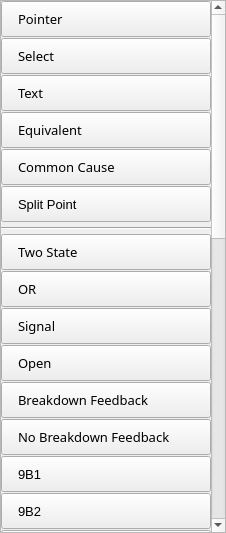
<?xml version="1.0" encoding="UTF-8"?>
<ui version="4.0">
 <class>ToolboxGOMarkov</class>
 <widget class="QWidget" name="ToolboxGOMarkov">
  <property name="geometry">
   <rect>
    <x>0</x>
    <y>0</y>
    <width>226</width>
    <height>533</height>
   </rect>
  </property>
  <property name="windowTitle">
   <string>Form</string>
  </property>
  <layout class="QVBoxLayout" name="verticalLayout">
   <property name="spacing">
    <number>0</number>
   </property>
   <property name="leftMargin">
    <number>0</number>
   </property>
   <property name="topMargin">
    <number>0</number>
   </property>
   <property name="rightMargin">
    <number>0</number>
   </property>
   <property name="bottomMargin">
    <number>0</number>
   </property>
   <item>
    <widget class="QScrollArea" name="scrollArea">
     <property name="widgetResizable">
      <bool>true</bool>
     </property>
     <widget class="QWidget" name="scrollAreaWidgetContents">
      <property name="geometry">
       <rect>
        <x>0</x>
        <y>-680</y>
        <width>238</width>
        <height>1194</height>
       </rect>
      </property>
      <layout class="QVBoxLayout" name="verticalLayout_2">
       <property name="spacing">
        <number>1</number>
       </property>
       <property name="leftMargin">
        <number>0</number>
       </property>
       <property name="topMargin">
        <number>0</number>
       </property>
       <property name="rightMargin">
        <number>0</number>
       </property>
       <property name="bottomMargin">
        <number>0</number>
       </property>
       <item>
        <widget class="QPushButton" name="buttonPointer">
         <property name="sizePolicy">
          <sizepolicy hsizetype="Minimum" vsizetype="Expanding">
           <horstretch>0</horstretch>
           <verstretch>0</verstretch>
          </sizepolicy>
         </property>
         <property name="minimumSize">
          <size>
           <width>0</width>
           <height>36</height>
          </size>
         </property>
         <property name="font">
          <font>
           <family>微软雅黑</family>
           <pointsize>10</pointsize>
           <weight>50</weight>
           <bold>false</bold>
           <stylestrategy>PreferAntialias</stylestrategy>
          </font>
         </property>
         <property name="toolTip">
          <string/>
         </property>
         <property name="styleSheet">
          <string notr="true">text-align: left;
padding-left: 16px;
background-color: linear-gradient(rgb(234, 234, 234), rgb(218, 218, 218));
border-color: rgb(204, 204, 204) rgb(204, 204, 204) rgb(181, 181, 181);
</string>
         </property>
         <property name="text">
          <string>Pointer</string>
         </property>
         <property name="icon">
          <iconset resource="../resource.qrc">
           <normaloff>:/icon/resource/image/tool_pointer.png</normaloff>:/icon/resource/image/tool_pointer.png</iconset>
         </property>
         <property name="iconSize">
          <size>
           <width>24</width>
           <height>24</height>
          </size>
         </property>
         <property name="flat">
          <bool>false</bool>
         </property>
        </widget>
       </item>
       <item>
        <widget class="QPushButton" name="buttonSelect">
         <property name="sizePolicy">
          <sizepolicy hsizetype="Minimum" vsizetype="Expanding">
           <horstretch>0</horstretch>
           <verstretch>0</verstretch>
          </sizepolicy>
         </property>
         <property name="minimumSize">
          <size>
           <width>0</width>
           <height>36</height>
          </size>
         </property>
         <property name="font">
          <font>
           <family>微软雅黑</family>
           <pointsize>10</pointsize>
           <weight>50</weight>
           <bold>false</bold>
           <stylestrategy>PreferAntialias</stylestrategy>
          </font>
         </property>
         <property name="toolTip">
          <string/>
         </property>
         <property name="styleSheet">
          <string notr="true">text-align: left;
padding-left: 16px;
background-color: linear-gradient(rgb(234, 234, 234), rgb(218, 218, 218));
border-color: rgb(204, 204, 204) rgb(204, 204, 204) rgb(181, 181, 181);
</string>
         </property>
         <property name="text">
          <string>Select</string>
         </property>
         <property name="icon">
          <iconset resource="../resource.qrc">
           <normaloff>:/icon/resource/image/tool_select.png</normaloff>:/icon/resource/image/tool_select.png</iconset>
         </property>
         <property name="iconSize">
          <size>
           <width>24</width>
           <height>24</height>
          </size>
         </property>
         <property name="flat">
          <bool>false</bool>
         </property>
        </widget>
       </item>
       <item>
        <widget class="QPushButton" name="buttonText">
         <property name="sizePolicy">
          <sizepolicy hsizetype="Minimum" vsizetype="Expanding">
           <horstretch>0</horstretch>
           <verstretch>0</verstretch>
          </sizepolicy>
         </property>
         <property name="minimumSize">
          <size>
           <width>0</width>
           <height>36</height>
          </size>
         </property>
         <property name="font">
          <font>
           <family>微软雅黑</family>
           <pointsize>10</pointsize>
           <weight>50</weight>
           <bold>false</bold>
           <stylestrategy>PreferAntialias</stylestrategy>
          </font>
         </property>
         <property name="toolTip">
          <string/>
         </property>
         <property name="styleSheet">
          <string notr="true">text-align: left;
padding-left: 16px;
background-color: linear-gradient(rgb(234, 234, 234), rgb(218, 218, 218));
border-color: rgb(204, 204, 204) rgb(204, 204, 204) rgb(181, 181, 181);
</string>
         </property>
         <property name="text">
          <string>Text</string>
         </property>
         <property name="icon">
          <iconset resource="../resource.qrc">
           <normaloff>:/icon/resource/image/tool_text.png</normaloff>:/icon/resource/image/tool_text.png</iconset>
         </property>
         <property name="iconSize">
          <size>
           <width>24</width>
           <height>24</height>
          </size>
         </property>
         <property name="flat">
          <bool>false</bool>
         </property>
        </widget>
       </item>
       <item>
        <widget class="QPushButton" name="buttonEquivalent">
         <property name="sizePolicy">
          <sizepolicy hsizetype="Minimum" vsizetype="Expanding">
           <horstretch>0</horstretch>
           <verstretch>0</verstretch>
          </sizepolicy>
         </property>
         <property name="minimumSize">
          <size>
           <width>0</width>
           <height>36</height>
          </size>
         </property>
         <property name="font">
          <font>
           <family>微软雅黑</family>
           <pointsize>10</pointsize>
          </font>
         </property>
         <property name="styleSheet">
          <string notr="true">text-align: left;
padding-left: 16px;
background-color: linear-gradient(rgb(234, 234, 234), rgb(218, 218, 218));
border-color: rgb(204, 204, 204) rgb(204, 204, 204) rgb(181, 181, 181);
</string>
         </property>
         <property name="text">
          <string>Equivalent</string>
         </property>
         <property name="icon">
          <iconset resource="../resource.qrc">
           <normaloff>:/icon/resource/image/tool_equivalent.png</normaloff>:/icon/resource/image/tool_equivalent.png</iconset>
         </property>
         <property name="iconSize">
          <size>
           <width>24</width>
           <height>24</height>
          </size>
         </property>
        </widget>
       </item>
       <item>
        <widget class="QPushButton" name="buttonCommonCause">
         <property name="sizePolicy">
          <sizepolicy hsizetype="Minimum" vsizetype="Expanding">
           <horstretch>0</horstretch>
           <verstretch>0</verstretch>
          </sizepolicy>
         </property>
         <property name="minimumSize">
          <size>
           <width>0</width>
           <height>36</height>
          </size>
         </property>
         <property name="font">
          <font>
           <family>微软雅黑</family>
           <pointsize>10</pointsize>
          </font>
         </property>
         <property name="styleSheet">
          <string notr="true">text-align: left;
padding-left: 16px;
background-color: linear-gradient(rgb(234, 234, 234), rgb(218, 218, 218));
border-color: rgb(204, 204, 204) rgb(204, 204, 204) rgb(181, 181, 181);
</string>
         </property>
         <property name="text">
          <string>Common Cause</string>
         </property>
         <property name="icon">
          <iconset resource="../resource.qrc">
           <normaloff>:/icon/resource/image/tool_common.png</normaloff>:/icon/resource/image/tool_common.png</iconset>
         </property>
         <property name="iconSize">
          <size>
           <width>24</width>
           <height>24</height>
          </size>
         </property>
        </widget>
       </item>
       <item>
        <widget class="QPushButton" name="buttonOperatorSplit">
         <property name="sizePolicy">
          <sizepolicy hsizetype="Minimum" vsizetype="Expanding">
           <horstretch>0</horstretch>
           <verstretch>0</verstretch>
          </sizepolicy>
         </property>
         <property name="minimumSize">
          <size>
           <width>0</width>
           <height>36</height>
          </size>
         </property>
         <property name="font">
          <font>
           <pointsize>10</pointsize>
          </font>
         </property>
         <property name="styleSheet">
          <string notr="true">text-align: left;
padding-left: 16px;
background-color: linear-gradient(rgb(234, 234, 234), rgb(218, 218, 218));
border-color: rgb(204, 204, 204) rgb(204, 204, 204) rgb(181, 181, 181);
</string>
         </property>
         <property name="text">
          <string>Split Point</string>
         </property>
         <property name="icon">
          <iconset resource="../resource.qrc">
           <normaloff>:/icon/resource/image/tool_split.png</normaloff>:/icon/resource/image/tool_split.png</iconset>
         </property>
         <property name="iconSize">
          <size>
           <width>24</width>
           <height>24</height>
          </size>
         </property>
        </widget>
       </item>
       <item>
        <widget class="Line" name="line">
         <property name="minimumSize">
          <size>
           <width>0</width>
           <height>10</height>
          </size>
         </property>
         <property name="orientation">
          <enum>Qt::Horizontal</enum>
         </property>
        </widget>
       </item>
       <item>
        <widget class="QPushButton" name="buttonOperator1">
         <property name="sizePolicy">
          <sizepolicy hsizetype="Minimum" vsizetype="Expanding">
           <horstretch>0</horstretch>
           <verstretch>0</verstretch>
          </sizepolicy>
         </property>
         <property name="minimumSize">
          <size>
           <width>0</width>
           <height>36</height>
          </size>
         </property>
         <property name="font">
          <font>
           <family>微软雅黑</family>
           <pointsize>10</pointsize>
           <weight>50</weight>
           <bold>false</bold>
           <stylestrategy>PreferAntialias</stylestrategy>
          </font>
         </property>
         <property name="toolTip">
          <string/>
         </property>
         <property name="styleSheet">
          <string notr="true">text-align: left;
padding-left: 16px;
background-color: linear-gradient(rgb(234, 234, 234), rgb(218, 218, 218));
border-color: rgb(204, 204, 204) rgb(204, 204, 204) rgb(181, 181, 181);
</string>
         </property>
         <property name="text">
          <string>Two State</string>
         </property>
         <property name="icon">
          <iconset resource="../resource.qrc">
           <normaloff>:/icon/resource/image/tool_op1.png</normaloff>:/icon/resource/image/tool_op1.png</iconset>
         </property>
         <property name="iconSize">
          <size>
           <width>24</width>
           <height>24</height>
          </size>
         </property>
         <property name="flat">
          <bool>false</bool>
         </property>
        </widget>
       </item>
       <item>
        <widget class="QPushButton" name="buttonOperator2">
         <property name="sizePolicy">
          <sizepolicy hsizetype="Minimum" vsizetype="Expanding">
           <horstretch>0</horstretch>
           <verstretch>0</verstretch>
          </sizepolicy>
         </property>
         <property name="minimumSize">
          <size>
           <width>0</width>
           <height>36</height>
          </size>
         </property>
         <property name="font">
          <font>
           <family>微软雅黑</family>
           <pointsize>10</pointsize>
           <weight>50</weight>
           <bold>false</bold>
           <stylestrategy>PreferAntialias</stylestrategy>
          </font>
         </property>
         <property name="toolTip">
          <string/>
         </property>
         <property name="styleSheet">
          <string notr="true">text-align: left;
padding-left: 16px;
background-color: linear-gradient(rgb(234, 234, 234), rgb(218, 218, 218));
border-color: rgb(204, 204, 204) rgb(204, 204, 204) rgb(181, 181, 181);
</string>
         </property>
         <property name="text">
          <string>OR</string>
         </property>
         <property name="icon">
          <iconset resource="../resource.qrc">
           <normaloff>:/icon/resource/image/tool_op2.png</normaloff>:/icon/resource/image/tool_op2.png</iconset>
         </property>
         <property name="iconSize">
          <size>
           <width>24</width>
           <height>24</height>
          </size>
         </property>
         <property name="flat">
          <bool>false</bool>
         </property>
        </widget>
       </item>
       <item>
        <widget class="QPushButton" name="buttonOperator5">
         <property name="sizePolicy">
          <sizepolicy hsizetype="Minimum" vsizetype="Expanding">
           <horstretch>0</horstretch>
           <verstretch>0</verstretch>
          </sizepolicy>
         </property>
         <property name="minimumSize">
          <size>
           <width>0</width>
           <height>36</height>
          </size>
         </property>
         <property name="font">
          <font>
           <family>微软雅黑</family>
           <pointsize>10</pointsize>
           <weight>50</weight>
           <bold>false</bold>
           <stylestrategy>PreferAntialias</stylestrategy>
          </font>
         </property>
         <property name="toolTip">
          <string/>
         </property>
         <property name="styleSheet">
          <string notr="true">text-align: left;
padding-left: 16px;
background-color: linear-gradient(rgb(234, 234, 234), rgb(218, 218, 218));
border-color: rgb(204, 204, 204) rgb(204, 204, 204) rgb(181, 181, 181);
</string>
         </property>
         <property name="text">
          <string>Signal</string>
         </property>
         <property name="icon">
          <iconset resource="../resource.qrc">
           <normaloff>:/icon/resource/image/tool_op5.png</normaloff>:/icon/resource/image/tool_op5.png</iconset>
         </property>
         <property name="iconSize">
          <size>
           <width>24</width>
           <height>24</height>
          </size>
         </property>
         <property name="flat">
          <bool>false</bool>
         </property>
        </widget>
       </item>
       <item>
        <widget class="QPushButton" name="buttonOperator6">
         <property name="sizePolicy">
          <sizepolicy hsizetype="Minimum" vsizetype="Expanding">
           <horstretch>0</horstretch>
           <verstretch>0</verstretch>
          </sizepolicy>
         </property>
         <property name="minimumSize">
          <size>
           <width>0</width>
           <height>36</height>
          </size>
         </property>
         <property name="font">
          <font>
           <family>微软雅黑</family>
           <pointsize>10</pointsize>
           <weight>50</weight>
           <bold>false</bold>
           <stylestrategy>PreferAntialias</stylestrategy>
          </font>
         </property>
         <property name="toolTip">
          <string/>
         </property>
         <property name="styleSheet">
          <string notr="true">text-align: left;
padding-left: 16px;
background-color: linear-gradient(rgb(234, 234, 234), rgb(218, 218, 218));
border-color: rgb(204, 204, 204) rgb(204, 204, 204) rgb(181, 181, 181);
</string>
         </property>
         <property name="text">
          <string>Open</string>
         </property>
         <property name="icon">
          <iconset resource="../resource.qrc">
           <normaloff>:/icon/resource/image/tool_op6.png</normaloff>:/icon/resource/image/tool_op6.png</iconset>
         </property>
         <property name="iconSize">
          <size>
           <width>24</width>
           <height>24</height>
          </size>
         </property>
         <property name="flat">
          <bool>false</bool>
         </property>
        </widget>
       </item>
       <item>
        <widget class="QPushButton" name="buttonOperator9A1">
         <property name="sizePolicy">
          <sizepolicy hsizetype="Minimum" vsizetype="Expanding">
           <horstretch>0</horstretch>
           <verstretch>0</verstretch>
          </sizepolicy>
         </property>
         <property name="minimumSize">
          <size>
           <width>0</width>
           <height>36</height>
          </size>
         </property>
         <property name="font">
          <font>
           <family>微软雅黑</family>
           <pointsize>10</pointsize>
           <weight>50</weight>
           <bold>false</bold>
           <stylestrategy>PreferAntialias</stylestrategy>
          </font>
         </property>
         <property name="styleSheet">
          <string notr="true">text-align: left;
padding-left: 16px;
background-color: linear-gradient(rgb(234, 234, 234), rgb(218, 218, 218));
border-color: rgb(204, 204, 204) rgb(204, 204, 204) rgb(181, 181, 181);
</string>
         </property>
         <property name="text">
          <string>Breakdown Feedback</string>
         </property>
         <property name="icon">
          <iconset resource="../resource.qrc">
           <normaloff>:/icon/resource/image/tool_op9A1.png</normaloff>:/icon/resource/image/tool_op9A1.png</iconset>
         </property>
         <property name="iconSize">
          <size>
           <width>24</width>
           <height>24</height>
          </size>
         </property>
        </widget>
       </item>
       <item>
        <widget class="QPushButton" name="buttonOperator9A2">
         <property name="sizePolicy">
          <sizepolicy hsizetype="Minimum" vsizetype="Expanding">
           <horstretch>0</horstretch>
           <verstretch>0</verstretch>
          </sizepolicy>
         </property>
         <property name="minimumSize">
          <size>
           <width>0</width>
           <height>36</height>
          </size>
         </property>
         <property name="font">
          <font>
           <family>微软雅黑</family>
           <pointsize>10</pointsize>
           <weight>50</weight>
           <bold>false</bold>
           <stylestrategy>PreferAntialias</stylestrategy>
          </font>
         </property>
         <property name="styleSheet">
          <string notr="true">text-align: left;
padding-left: 16px;
background-color: linear-gradient(rgb(234, 234, 234), rgb(218, 218, 218));
border-color: rgb(204, 204, 204) rgb(204, 204, 204) rgb(181, 181, 181);
</string>
         </property>
         <property name="text">
          <string>No Breakdown Feedback</string>
         </property>
         <property name="icon">
          <iconset resource="../resource.qrc">
           <normaloff>:/icon/resource/image/tool_op9A2.png</normaloff>:/icon/resource/image/tool_op9A2.png</iconset>
         </property>
         <property name="iconSize">
          <size>
           <width>24</width>
           <height>24</height>
          </size>
         </property>
        </widget>
       </item>
       <item>
        <widget class="QPushButton" name="buttonOperator9B1">
         <property name="sizePolicy">
          <sizepolicy hsizetype="Minimum" vsizetype="Expanding">
           <horstretch>0</horstretch>
           <verstretch>0</verstretch>
          </sizepolicy>
         </property>
         <property name="minimumSize">
          <size>
           <width>0</width>
           <height>36</height>
          </size>
         </property>
         <property name="font">
          <font>
           <pointsize>10</pointsize>
          </font>
         </property>
         <property name="styleSheet">
          <string notr="true">text-align: left;
padding-left: 16px;
background-color: linear-gradient(rgb(234, 234, 234), rgb(218, 218, 218));
border-color: rgb(204, 204, 204) rgb(204, 204, 204) rgb(181, 181, 181);
</string>
         </property>
         <property name="text">
          <string>9B1</string>
         </property>
         <property name="icon">
          <iconset resource="../resource.qrc">
           <normaloff>:/icon/resource/image/tool_op9B1.png</normaloff>:/icon/resource/image/tool_op9B1.png</iconset>
         </property>
         <property name="iconSize">
          <size>
           <width>24</width>
           <height>24</height>
          </size>
         </property>
        </widget>
       </item>
       <item>
        <widget class="QPushButton" name="buttonOperator9B2">
         <property name="sizePolicy">
          <sizepolicy hsizetype="Minimum" vsizetype="Expanding">
           <horstretch>0</horstretch>
           <verstretch>0</verstretch>
          </sizepolicy>
         </property>
         <property name="minimumSize">
          <size>
           <width>0</width>
           <height>36</height>
          </size>
         </property>
         <property name="font">
          <font>
           <pointsize>10</pointsize>
          </font>
         </property>
         <property name="styleSheet">
          <string notr="true">text-align: left;
padding-left: 16px;
background-color: linear-gradient(rgb(234, 234, 234), rgb(218, 218, 218));
border-color: rgb(204, 204, 204) rgb(204, 204, 204) rgb(181, 181, 181);
</string>
         </property>
         <property name="text">
          <string>9B2</string>
         </property>
         <property name="icon">
          <iconset resource="../resource.qrc">
           <normaloff>:/icon/resource/image/tool_op9B2.png</normaloff>:/icon/resource/image/tool_op9B2.png</iconset>
         </property>
         <property name="iconSize">
          <size>
           <width>24</width>
           <height>24</height>
          </size>
         </property>
        </widget>
       </item>
       <item>
        <widget class="QPushButton" name="buttonOperator10">
         <property name="sizePolicy">
          <sizepolicy hsizetype="Minimum" vsizetype="Expanding">
           <horstretch>0</horstretch>
           <verstretch>0</verstretch>
          </sizepolicy>
         </property>
         <property name="minimumSize">
          <size>
           <width>0</width>
           <height>36</height>
          </size>
         </property>
         <property name="font">
          <font>
           <family>微软雅黑</family>
           <pointsize>10</pointsize>
           <weight>50</weight>
           <bold>false</bold>
           <stylestrategy>PreferAntialias</stylestrategy>
          </font>
         </property>
         <property name="toolTip">
          <string/>
         </property>
         <property name="styleSheet">
          <string notr="true">text-align: left;
padding-left: 16px;
background-color: linear-gradient(rgb(234, 234, 234), rgb(218, 218, 218));
border-color: rgb(204, 204, 204) rgb(204, 204, 204) rgb(181, 181, 181);
</string>
         </property>
         <property name="text">
          <string>AND</string>
         </property>
         <property name="icon">
          <iconset resource="../resource.qrc">
           <normaloff>:/icon/resource/image/tool_op10.png</normaloff>:/icon/resource/image/tool_op10.png</iconset>
         </property>
         <property name="iconSize">
          <size>
           <width>24</width>
           <height>24</height>
          </size>
         </property>
         <property name="flat">
          <bool>false</bool>
         </property>
        </widget>
       </item>
       <item>
        <widget class="QPushButton" name="buttonOperator11">
         <property name="sizePolicy">
          <sizepolicy hsizetype="Minimum" vsizetype="Expanding">
           <horstretch>0</horstretch>
           <verstretch>0</verstretch>
          </sizepolicy>
         </property>
         <property name="minimumSize">
          <size>
           <width>0</width>
           <height>36</height>
          </size>
         </property>
         <property name="font">
          <font>
           <family>微软雅黑</family>
           <pointsize>10</pointsize>
           <weight>50</weight>
           <bold>false</bold>
           <stylestrategy>PreferAntialias</stylestrategy>
          </font>
         </property>
         <property name="toolTip">
          <string/>
         </property>
         <property name="styleSheet">
          <string notr="true">text-align: left;
padding-left: 16px;
background-color: linear-gradient(rgb(234, 234, 234), rgb(218, 218, 218));
border-color: rgb(204, 204, 204) rgb(204, 204, 204) rgb(181, 181, 181);
</string>
         </property>
         <property name="text">
          <string>M Take K</string>
         </property>
         <property name="icon">
          <iconset resource="../resource.qrc">
           <normaloff>:/icon/resource/image/tool_op11.png</normaloff>:/icon/resource/image/tool_op11.png</iconset>
         </property>
         <property name="iconSize">
          <size>
           <width>24</width>
           <height>24</height>
          </size>
         </property>
         <property name="flat">
          <bool>false</bool>
         </property>
        </widget>
       </item>
       <item>
        <widget class="QPushButton" name="buttonOperator11A">
         <property name="sizePolicy">
          <sizepolicy hsizetype="Minimum" vsizetype="Expanding">
           <horstretch>0</horstretch>
           <verstretch>0</verstretch>
          </sizepolicy>
         </property>
         <property name="minimumSize">
          <size>
           <width>0</width>
           <height>36</height>
          </size>
         </property>
         <property name="font">
          <font>
           <pointsize>10</pointsize>
          </font>
         </property>
         <property name="styleSheet">
          <string notr="true">text-align: left;
padding-left: 16px;
background-color: linear-gradient(rgb(234, 234, 234), rgb(218, 218, 218));
border-color: rgb(204, 204, 204) rgb(204, 204, 204) rgb(181, 181, 181);
</string>
         </property>
         <property name="text">
          <string>M Take K</string>
         </property>
         <property name="icon">
          <iconset resource="../resource.qrc">
           <normaloff>:/icon/resource/image/tool_op11A.png</normaloff>:/icon/resource/image/tool_op11A.png</iconset>
         </property>
         <property name="iconSize">
          <size>
           <width>24</width>
           <height>24</height>
          </size>
         </property>
        </widget>
       </item>
       <item>
        <widget class="QPushButton" name="buttonOperator12A">
         <property name="sizePolicy">
          <sizepolicy hsizetype="Minimum" vsizetype="Expanding">
           <horstretch>0</horstretch>
           <verstretch>0</verstretch>
          </sizepolicy>
         </property>
         <property name="minimumSize">
          <size>
           <width>0</width>
           <height>36</height>
          </size>
         </property>
         <property name="font">
          <font>
           <family>微软雅黑</family>
           <pointsize>10</pointsize>
          </font>
         </property>
         <property name="styleSheet">
          <string notr="true">text-align: left;
padding-left: 16px;
background-color: linear-gradient(rgb(234, 234, 234), rgb(218, 218, 218));
border-color: rgb(204, 204, 204) rgb(204, 204, 204) rgb(181, 181, 181);
</string>
         </property>
         <property name="text">
          <string>State Separation</string>
         </property>
         <property name="icon">
          <iconset resource="../resource.qrc">
           <normaloff>:/icon/resource/image/tool_op12A.png</normaloff>:/icon/resource/image/tool_op12A.png</iconset>
         </property>
         <property name="iconSize">
          <size>
           <width>24</width>
           <height>24</height>
          </size>
         </property>
        </widget>
       </item>
       <item>
        <widget class="QPushButton" name="buttonOperator13A">
         <property name="sizePolicy">
          <sizepolicy hsizetype="Minimum" vsizetype="Expanding">
           <horstretch>0</horstretch>
           <verstretch>0</verstretch>
          </sizepolicy>
         </property>
         <property name="minimumSize">
          <size>
           <width>0</width>
           <height>36</height>
          </size>
         </property>
         <property name="font">
          <font>
           <family>微软雅黑</family>
           <pointsize>10</pointsize>
           <weight>50</weight>
           <bold>false</bold>
           <stylestrategy>PreferAntialias</stylestrategy>
          </font>
         </property>
         <property name="styleSheet">
          <string notr="true">text-align: left;
padding-left: 16px;
background-color: linear-gradient(rgb(234, 234, 234), rgb(218, 218, 218));
border-color: rgb(204, 204, 204) rgb(204, 204, 204) rgb(181, 181, 181);
</string>
         </property>
         <property name="text">
          <string>Multiplex Input and Output (×)</string>
         </property>
         <property name="icon">
          <iconset resource="../resource.qrc">
           <normaloff>:/icon/resource/image/tool_op13A.png</normaloff>:/icon/resource/image/tool_op13A.png</iconset>
         </property>
         <property name="iconSize">
          <size>
           <width>24</width>
           <height>24</height>
          </size>
         </property>
        </widget>
       </item>
       <item>
        <widget class="QPushButton" name="buttonOperator13B">
         <property name="sizePolicy">
          <sizepolicy hsizetype="Minimum" vsizetype="Expanding">
           <horstretch>0</horstretch>
           <verstretch>0</verstretch>
          </sizepolicy>
         </property>
         <property name="minimumSize">
          <size>
           <width>0</width>
           <height>36</height>
          </size>
         </property>
         <property name="font">
          <font>
           <family>微软雅黑</family>
           <pointsize>10</pointsize>
           <weight>50</weight>
           <bold>false</bold>
           <stylestrategy>PreferAntialias</stylestrategy>
          </font>
         </property>
         <property name="styleSheet">
          <string notr="true">text-align: left;
padding-left: 16px;
background-color: linear-gradient(rgb(234, 234, 234), rgb(218, 218, 218));
border-color: rgb(204, 204, 204) rgb(204, 204, 204) rgb(181, 181, 181);
</string>
         </property>
         <property name="text">
          <string>Multiplex Input and Output (+)</string>
         </property>
         <property name="icon">
          <iconset resource="../resource.qrc">
           <normaloff>:/icon/resource/image/tool_op13B.png</normaloff>:/icon/resource/image/tool_op13B.png</iconset>
         </property>
         <property name="iconSize">
          <size>
           <width>24</width>
           <height>24</height>
          </size>
         </property>
        </widget>
       </item>
       <item>
        <widget class="QPushButton" name="buttonOperator15A">
         <property name="sizePolicy">
          <sizepolicy hsizetype="Minimum" vsizetype="Expanding">
           <horstretch>0</horstretch>
           <verstretch>0</verstretch>
          </sizepolicy>
         </property>
         <property name="minimumSize">
          <size>
           <width>0</width>
           <height>36</height>
          </size>
         </property>
         <property name="font">
          <font>
           <family>微软雅黑</family>
           <pointsize>10</pointsize>
           <weight>50</weight>
           <bold>false</bold>
           <stylestrategy>PreferAntialias</stylestrategy>
          </font>
         </property>
         <property name="styleSheet">
          <string notr="true">text-align: left;
padding-left: 16px;
background-color: linear-gradient(rgb(234, 234, 234), rgb(218, 218, 218));
border-color: rgb(204, 204, 204) rgb(204, 204, 204) rgb(181, 181, 181);
</string>
         </property>
         <property name="text">
          <string>Corresponding Gate</string>
         </property>
         <property name="icon">
          <iconset resource="../resource.qrc">
           <normaloff>:/icon/resource/image/tool_op15A.png</normaloff>:/icon/resource/image/tool_op15A.png</iconset>
         </property>
         <property name="iconSize">
          <size>
           <width>24</width>
           <height>24</height>
          </size>
         </property>
        </widget>
       </item>
       <item>
        <widget class="QPushButton" name="buttonOperator15B">
         <property name="sizePolicy">
          <sizepolicy hsizetype="Minimum" vsizetype="Expanding">
           <horstretch>0</horstretch>
           <verstretch>0</verstretch>
          </sizepolicy>
         </property>
         <property name="minimumSize">
          <size>
           <width>0</width>
           <height>36</height>
          </size>
         </property>
         <property name="font">
          <font>
           <family>微软雅黑</family>
           <pointsize>10</pointsize>
          </font>
         </property>
         <property name="styleSheet">
          <string notr="true">text-align: left;
padding-left: 16px;
background-color: linear-gradient(rgb(234, 234, 234), rgb(218, 218, 218));
border-color: rgb(204, 204, 204) rgb(204, 204, 204) rgb(181, 181, 181);
</string>
         </property>
         <property name="text">
          <string>Parallel Computing</string>
         </property>
         <property name="icon">
          <iconset resource="../resource.qrc">
           <normaloff>:/icon/resource/image/tool_op15B.png</normaloff>:/icon/resource/image/tool_op15B.png</iconset>
         </property>
         <property name="iconSize">
          <size>
           <width>24</width>
           <height>24</height>
          </size>
         </property>
        </widget>
       </item>
       <item>
        <widget class="QPushButton" name="buttonOperator16">
         <property name="sizePolicy">
          <sizepolicy hsizetype="Minimum" vsizetype="Expanding">
           <horstretch>0</horstretch>
           <verstretch>0</verstretch>
          </sizepolicy>
         </property>
         <property name="minimumSize">
          <size>
           <width>0</width>
           <height>36</height>
          </size>
         </property>
         <property name="font">
          <font>
           <family>微软雅黑</family>
           <pointsize>10</pointsize>
          </font>
         </property>
         <property name="styleSheet">
          <string notr="true">text-align: left;
padding-left: 16px;
background-color: linear-gradient(rgb(234, 234, 234), rgb(218, 218, 218));
border-color: rgb(204, 204, 204) rgb(204, 204, 204) rgb(181, 181, 181);
</string>
         </property>
         <property name="text">
          <string>Restore Open</string>
         </property>
         <property name="icon">
          <iconset resource="../resource.qrc">
           <normaloff>:/icon/resource/image/tool_op16.png</normaloff>:/icon/resource/image/tool_op16.png</iconset>
         </property>
         <property name="iconSize">
          <size>
           <width>24</width>
           <height>24</height>
          </size>
         </property>
        </widget>
       </item>
       <item>
        <widget class="QPushButton" name="buttonOperator17">
         <property name="sizePolicy">
          <sizepolicy hsizetype="Minimum" vsizetype="Expanding">
           <horstretch>0</horstretch>
           <verstretch>0</verstretch>
          </sizepolicy>
         </property>
         <property name="minimumSize">
          <size>
           <width>0</width>
           <height>36</height>
          </size>
         </property>
         <property name="font">
          <font>
           <family>微软雅黑</family>
           <pointsize>10</pointsize>
          </font>
         </property>
         <property name="styleSheet">
          <string notr="true">text-align: left;
padding-left: 16px;
background-color: linear-gradient(rgb(234, 234, 234), rgb(218, 218, 218));
border-color: rgb(204, 204, 204) rgb(204, 204, 204) rgb(181, 181, 181);
</string>
         </property>
         <property name="text">
          <string>Restore Close</string>
         </property>
         <property name="icon">
          <iconset resource="../resource.qrc">
           <normaloff>:/icon/resource/image/tool_op17.png</normaloff>:/icon/resource/image/tool_op17.png</iconset>
         </property>
         <property name="iconSize">
          <size>
           <width>24</width>
           <height>24</height>
          </size>
         </property>
        </widget>
       </item>
       <item>
        <widget class="QPushButton" name="buttonOperator18">
         <property name="sizePolicy">
          <sizepolicy hsizetype="Minimum" vsizetype="Expanding">
           <horstretch>0</horstretch>
           <verstretch>0</verstretch>
          </sizepolicy>
         </property>
         <property name="minimumSize">
          <size>
           <width>0</width>
           <height>36</height>
          </size>
         </property>
         <property name="font">
          <font>
           <family>微软雅黑</family>
           <pointsize>10</pointsize>
          </font>
         </property>
         <property name="styleSheet">
          <string notr="true">text-align: left;
padding-left: 16px;
background-color: linear-gradient(rgb(234, 234, 234), rgb(218, 218, 218));
border-color: rgb(204, 204, 204) rgb(204, 204, 204) rgb(181, 181, 181);
</string>
         </property>
         <property name="text">
          <string>Backup Gate</string>
         </property>
         <property name="icon">
          <iconset resource="../resource.qrc">
           <normaloff>:/icon/resource/image/tool_op18.png</normaloff>:/icon/resource/image/tool_op18.png</iconset>
         </property>
         <property name="iconSize">
          <size>
           <width>24</width>
           <height>24</height>
          </size>
         </property>
        </widget>
       </item>
       <item>
        <widget class="QPushButton" name="buttonOperator18A">
         <property name="sizePolicy">
          <sizepolicy hsizetype="Minimum" vsizetype="Expanding">
           <horstretch>0</horstretch>
           <verstretch>0</verstretch>
          </sizepolicy>
         </property>
         <property name="minimumSize">
          <size>
           <width>0</width>
           <height>36</height>
          </size>
         </property>
         <property name="font">
          <font>
           <family>微软雅黑</family>
           <pointsize>10</pointsize>
          </font>
         </property>
         <property name="styleSheet">
          <string notr="true">text-align: left;
padding-left: 16px;
background-color: linear-gradient(rgb(234, 234, 234), rgb(218, 218, 218));
border-color: rgb(204, 204, 204) rgb(204, 204, 204) rgb(181, 181, 181);
</string>
         </property>
         <property name="text">
          <string>Backup Gate</string>
         </property>
         <property name="icon">
          <iconset resource="../resource.qrc">
           <normaloff>:/icon/resource/image/tool_op18A.png</normaloff>:/icon/resource/image/tool_op18A.png</iconset>
         </property>
         <property name="iconSize">
          <size>
           <width>24</width>
           <height>24</height>
          </size>
         </property>
        </widget>
       </item>
       <item>
        <widget class="QPushButton" name="buttonOperator19">
         <property name="sizePolicy">
          <sizepolicy hsizetype="Minimum" vsizetype="Expanding">
           <horstretch>0</horstretch>
           <verstretch>0</verstretch>
          </sizepolicy>
         </property>
         <property name="minimumSize">
          <size>
           <width>0</width>
           <height>36</height>
          </size>
         </property>
         <property name="font">
          <font>
           <family>微软雅黑</family>
           <pointsize>10</pointsize>
          </font>
         </property>
         <property name="styleSheet">
          <string notr="true">text-align: left;
padding-left: 16px;
background-color: linear-gradient(rgb(234, 234, 234), rgb(218, 218, 218));
border-color: rgb(204, 204, 204) rgb(204, 204, 204) rgb(181, 181, 181);
</string>
         </property>
         <property name="text">
          <string>Overpressure Protection</string>
         </property>
         <property name="icon">
          <iconset resource="../resource.qrc">
           <normaloff>:/icon/resource/image/tool_op19.png</normaloff>:/icon/resource/image/tool_op19.png</iconset>
         </property>
         <property name="iconSize">
          <size>
           <width>24</width>
           <height>24</height>
          </size>
         </property>
        </widget>
       </item>
       <item>
        <widget class="QPushButton" name="buttonOperator20">
         <property name="sizePolicy">
          <sizepolicy hsizetype="Minimum" vsizetype="Expanding">
           <horstretch>0</horstretch>
           <verstretch>0</verstretch>
          </sizepolicy>
         </property>
         <property name="minimumSize">
          <size>
           <width>0</width>
           <height>36</height>
          </size>
         </property>
         <property name="font">
          <font>
           <family>微软雅黑</family>
           <pointsize>10</pointsize>
          </font>
         </property>
         <property name="styleSheet">
          <string notr="true">text-align: left;
padding-left: 16px;
background-color: linear-gradient(rgb(234, 234, 234), rgb(218, 218, 218));
border-color: rgb(204, 204, 204) rgb(204, 204, 204) rgb(181, 181, 181);
</string>
         </property>
         <property name="text">
          <string>NOT Gate</string>
         </property>
         <property name="icon">
          <iconset resource="../resource.qrc">
           <normaloff>:/icon/resource/image/tool_op20.png</normaloff>:/icon/resource/image/tool_op20.png</iconset>
         </property>
         <property name="iconSize">
          <size>
           <width>24</width>
           <height>24</height>
          </size>
         </property>
        </widget>
       </item>
       <item>
        <widget class="QPushButton" name="buttonOperator21">
         <property name="sizePolicy">
          <sizepolicy hsizetype="Minimum" vsizetype="Expanding">
           <horstretch>0</horstretch>
           <verstretch>0</verstretch>
          </sizepolicy>
         </property>
         <property name="minimumSize">
          <size>
           <width>0</width>
           <height>36</height>
          </size>
         </property>
         <property name="font">
          <font>
           <family>微软雅黑</family>
           <pointsize>10</pointsize>
          </font>
         </property>
         <property name="styleSheet">
          <string notr="true">text-align: left;
padding-left: 16px;
background-color: linear-gradient(rgb(234, 234, 234), rgb(218, 218, 218));
border-color: rgb(204, 204, 204) rgb(204, 204, 204) rgb(181, 181, 181);
</string>
         </property>
         <property name="text">
          <string>Overall Feedback</string>
         </property>
         <property name="icon">
          <iconset resource="../resource.qrc">
           <normaloff>:/icon/resource/image/tool_op21.png</normaloff>:/icon/resource/image/tool_op21.png</iconset>
         </property>
         <property name="iconSize">
          <size>
           <width>24</width>
           <height>24</height>
          </size>
         </property>
        </widget>
       </item>
       <item>
        <widget class="QPushButton" name="buttonOperator22A">
         <property name="sizePolicy">
          <sizepolicy hsizetype="Minimum" vsizetype="Expanding">
           <horstretch>0</horstretch>
           <verstretch>0</verstretch>
          </sizepolicy>
         </property>
         <property name="minimumSize">
          <size>
           <width>0</width>
           <height>36</height>
          </size>
         </property>
         <property name="font">
          <font>
           <family>微软雅黑</family>
           <pointsize>10</pointsize>
          </font>
         </property>
         <property name="styleSheet">
          <string notr="true">text-align: left;
padding-left: 16px;
background-color: linear-gradient(rgb(234, 234, 234), rgb(218, 218, 218));
border-color: rgb(204, 204, 204) rgb(204, 204, 204) rgb(181, 181, 181);
</string>
         </property>
         <property name="text">
          <string>M Bits N Through</string>
         </property>
         <property name="icon">
          <iconset resource="../resource.qrc">
           <normaloff>:/icon/resource/image/tool_op22A.png</normaloff>:/icon/resource/image/tool_op22A.png</iconset>
         </property>
         <property name="iconSize">
          <size>
           <width>24</width>
           <height>24</height>
          </size>
         </property>
        </widget>
       </item>
       <item>
        <widget class="QPushButton" name="buttonOperator22B">
         <property name="sizePolicy">
          <sizepolicy hsizetype="Minimum" vsizetype="Expanding">
           <horstretch>0</horstretch>
           <verstretch>0</verstretch>
          </sizepolicy>
         </property>
         <property name="minimumSize">
          <size>
           <width>0</width>
           <height>36</height>
          </size>
         </property>
         <property name="font">
          <font>
           <family>微软雅黑</family>
           <pointsize>10</pointsize>
          </font>
         </property>
         <property name="styleSheet">
          <string notr="true">text-align: left;
padding-left: 16px;
background-color: linear-gradient(rgb(234, 234, 234), rgb(218, 218, 218));
border-color: rgb(204, 204, 204) rgb(204, 204, 204) rgb(181, 181, 181);
</string>
         </property>
         <property name="text">
          <string>M Bits N Through 2</string>
         </property>
         <property name="icon">
          <iconset resource="../resource.qrc">
           <normaloff>:/icon/resource/image/tool_op22B.png</normaloff>:/icon/resource/image/tool_op22B.png</iconset>
         </property>
         <property name="iconSize">
          <size>
           <width>24</width>
           <height>24</height>
          </size>
         </property>
        </widget>
       </item>
       <item>
        <widget class="QPushButton" name="buttonOperator23">
         <property name="sizePolicy">
          <sizepolicy hsizetype="Minimum" vsizetype="Expanding">
           <horstretch>0</horstretch>
           <verstretch>0</verstretch>
          </sizepolicy>
         </property>
         <property name="minimumSize">
          <size>
           <width>0</width>
           <height>36</height>
          </size>
         </property>
         <property name="font">
          <font>
           <family>微软雅黑</family>
           <pointsize>10</pointsize>
          </font>
         </property>
         <property name="styleSheet">
          <string notr="true">text-align: left;
padding-left: 16px;
background-color: linear-gradient(rgb(234, 234, 234), rgb(218, 218, 218));
border-color: rgb(204, 204, 204) rgb(204, 204, 204) rgb(181, 181, 181);
</string>
         </property>
         <property name="text">
          <string>Combination</string>
         </property>
         <property name="icon">
          <iconset resource="../resource.qrc">
           <normaloff>:/icon/resource/image/tool_op23.png</normaloff>:/icon/resource/image/tool_op23.png</iconset>
         </property>
         <property name="iconSize">
          <size>
           <width>24</width>
           <height>24</height>
          </size>
         </property>
        </widget>
       </item>
      </layout>
     </widget>
    </widget>
   </item>
  </layout>
 </widget>
 <resources>
  <include location="../resource.qrc"/>
 </resources>
 <connections/>
</ui>
